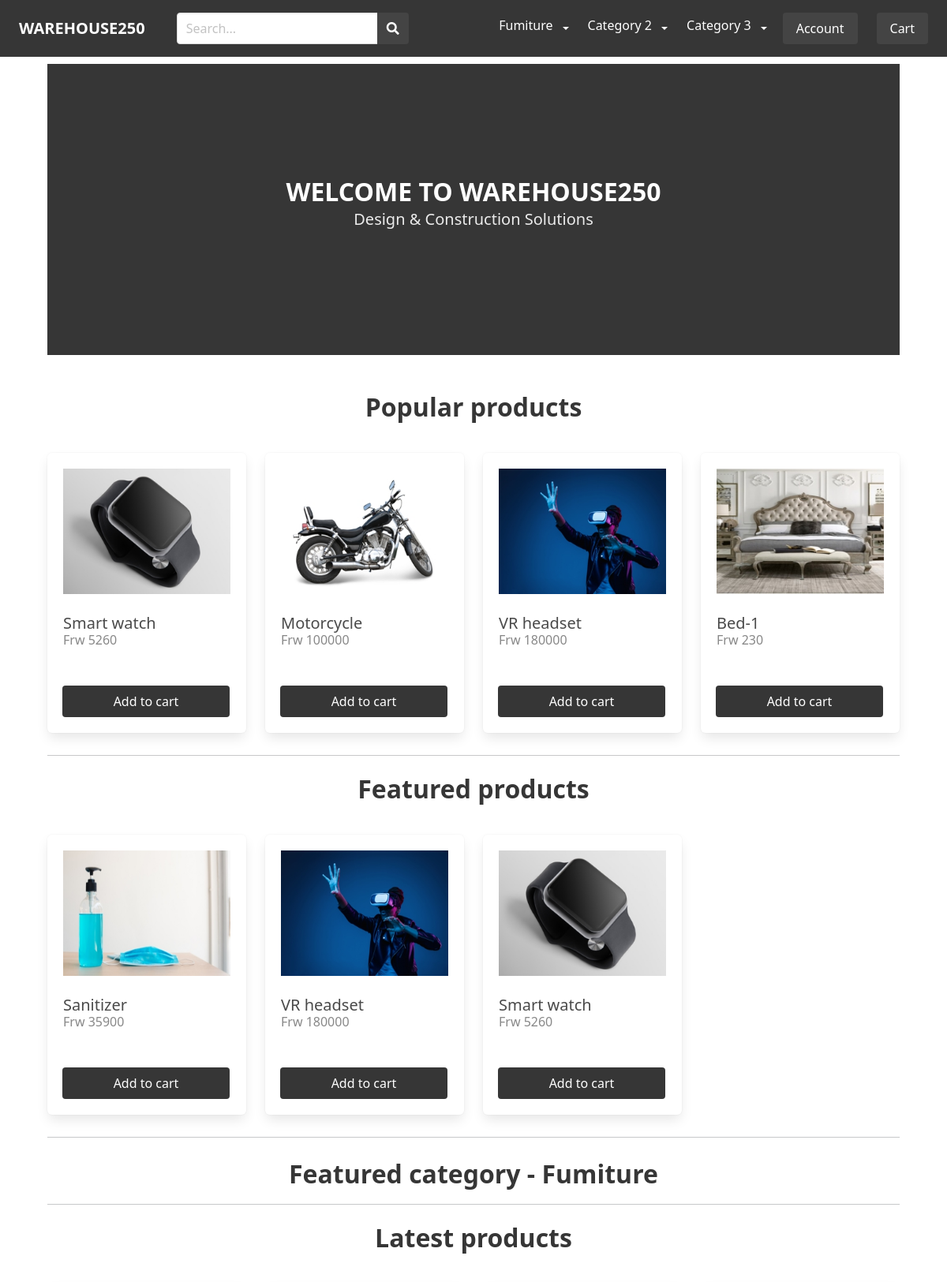
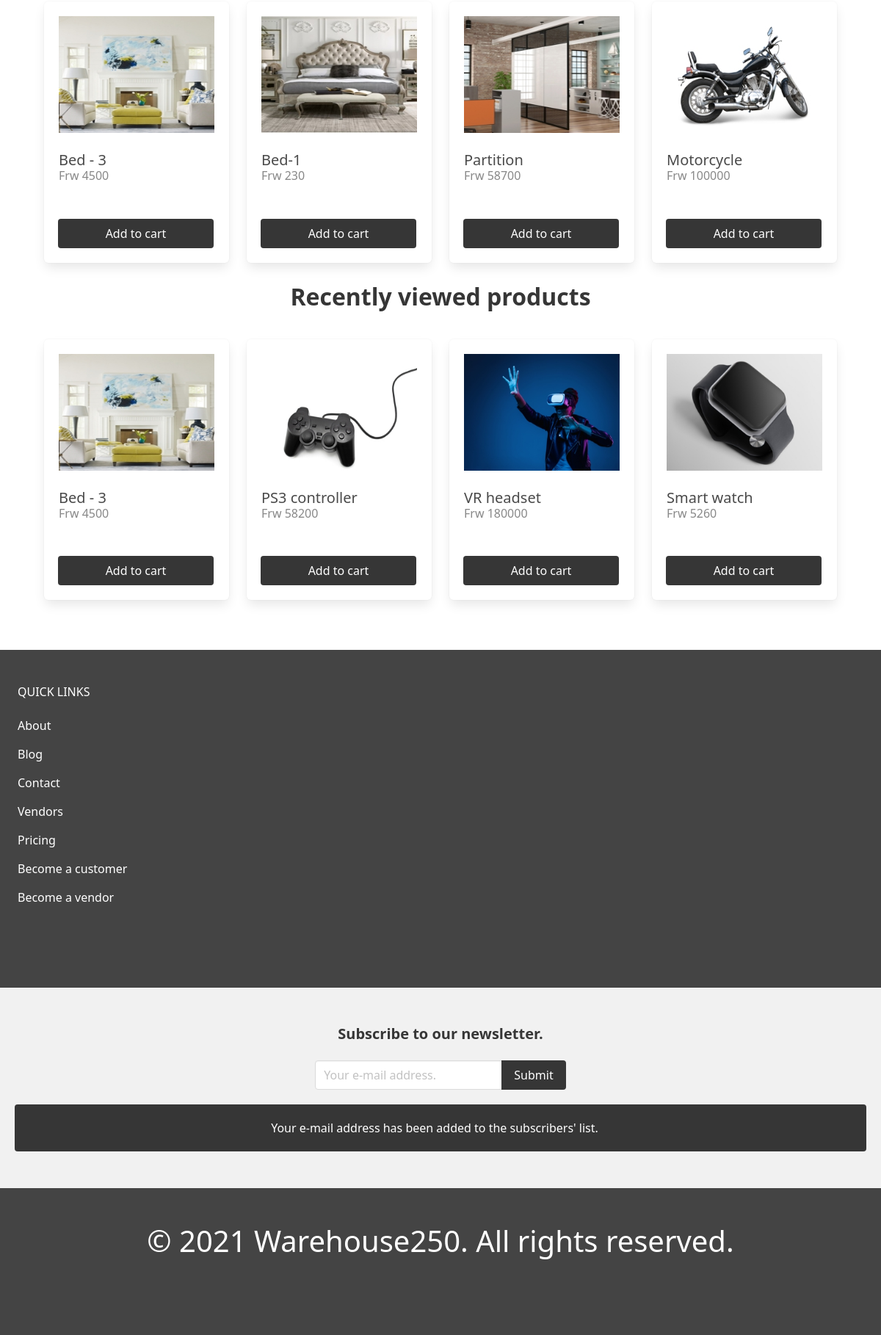
The page / on the database its author committed (2 pictures, top to bottom).
### apps/product/models.py (models this page shows, shortened)
class Category(models.Model):
    title = models.CharField(max_length=255)
    slug = models.SlugField(max_length=255)
    ordering = models.IntegerField(default=0)
    is_featured = models.BooleanField(default=False)
    class Meta:
        ordering = ['ordering']
        verbose_name_plural = 'Categories'

class Product(models.Model):
    category = models.ForeignKey(
        SubSubCategory, related_name='products', on_delete=models.CASCADE)
    parent = models.ForeignKey(
        'self', related_name='variants', on_delete=models.CASCADE, blank=True, null=True)
    vendor = models.ForeignKey(
        Vendor, related_name='products', on_delete=models.CASCADE)
    title = models.CharField(max_length=255)
    slug = models.SlugField(max_length=255)
    description = models.TextField(blank=True, null=True)
    price = models.DecimalField(max_digits=6, decimal_places=0)
    date_added = models.DateTimeField(auto_now_add=True)
    image = models.ImageField(upload_to='uploads/', blank=True, null=True)
    thumbnail = models.ImageField(upload_to='uploads/', blank=True, null=True)
    is_featured = models.BooleanField(default=False)
    num_available = models.IntegerField(default=1)
    num_visits = models.IntegerField(default=0)
    last_visit = models.DateTimeField(blank=True, null=True)
    pickup_available = models.BooleanField(default=False)
    visible = models.BooleanField(default=False)
    class Meta:
        ordering = ['-date_added']
    def get_thumbnail(self):
        if self.thumbnail:
            return self.thumbnail.url

### apps/core/views.py (the view)
# urls.py: path('', views.frontpage, name='frontpage'),
def frontpage(request):
    newest_products = Product.objects.filter(
        parent=None)[0:4]
    featured_products = Product.objects.filter(is_featured=True)[0:4]
    featured_categories = Category.objects.filter(is_featured=True)
    popular_products = Product.objects.all().order_by('-num_visits')[0:4]
    recently_viewed_products = Product.objects.all().order_by(
        '-last_visit')[0:4]
    return render(request, 'core/frontpage.html', {'newest_products': newest_products, 'featured_products': featured_products, 'featured_categories': featured_categories, 'popular_products': popular_products, 'recently_viewed_products': recently_viewed_products})

### apps/cart/cart.py (called while the page is built)
    def __len__(self):
        sum_quantity = 0
        for item in self.cart.values():
            if 'quantity' in item:
                sum_quantity += item['quantity']
        return sum_quantity

### apps/cart/context_processors.py (called while the page is built)
def cart(request):
    return {'cart': Cart(request)}

### apps/product/context_processors.py (called while the page is built)
def menu_categories(request):
    categories = Category.objects.all()
    for category in categories:
        subcategories = SubCategory.objects.filter(category=category)
        for subcategory in subcategories:
            subsubcategories = SubSubCategory.objects.filter(sub_category = subcategory)
            if len(subsubcategories) > 0:
                subcategory.children = subsubcategories
                subcategory.has_children = True
            else:
                subcategory.has_children = False
        if len(subcategories) > 0:
            category.children = subcategories
            category.has_children = True
        else:
            category.has_children = False
    return {'menu_categories': categories}

### apps/core/templates/core/frontpage.html (shortened to what this page needs)
{% extends 'core/base.html' %}
{% block content %}
    <section class="hero is-medium is-dark">
        <div class="hero-body">
                <div class="container has-text-centered">
                    <p class="title">
                        WELCOME TO WAREHOUSE250
                    </p>
                     <p class="subtitle">
                        Design & Construction Solutions
                    </p>
            </div>
        </div>
    </section>
    <div class="columns is-multiline mb-2">
        <div class="column is-12 mt-5 mb-2">
            <h2 class="title has-text-centered">Popular products</h2>
        </div>
        {% for product in popular_products %}
            {% include 'product/parts/list_item.html' %}
        {% endfor %}
    </div>
    <hr>
    <div class="columns is-multiline mb-2">
        <div class="column is-12 mt-2 mb-2">
            <h2 class="title has-text-centered">Featured products</h2>
        </div>
        {% for product in featured_products %}
            {% include 'product/parts/list_item.html' %}
        {% endfor %}
    </div>
    <hr>
    <div class="featured-categories">
        {% for category in featured_categories %}
            <div class="column is-12 mt-2 mb-2">
                <h2 class="title has-text-centered">Featured category - {{ category.title }}</h2>
            </div>
        {% endfor %}
    </div>
     <hr>
    <div class="columns is-multiline mb-2">
        <div class="column is-12 mt-2 mb-2">
            <h2 class="title has-text-centered">Latest products</h2>
        </div>
        {% for product in newest_products %}
            {% include 'product/parts/list_item.html' %}
        {% endfor %}
    </div>
     <div class="columns is-multiline mb-2">
        <div class="column is-12 mt-2 mb-2">
            <h2 class="title has-text-centered">Recently viewed products</h2>
        </div>
        {% for product in recently_viewed_products %}
            {% include 'product/parts/list_item.html' %}
        {% endfor %}
    </div>
{% endblock %}

### apps/core/templates/core/base.html (shortened to what this page needs)
{% load static %}
<!DOCTYPE html>
<html>
    <head>
        <link rel="stylesheet" href="https://cdn.jsdelivr.net/npm/bulma@0.9.1/css/bulma.min.css">
        <link rel="stylesheet" href="https://cdnjs.cloudflare.com/ajax/libs/font-awesome/5.15.3/css/all.min.css">
        <link rel="stylesheet" href="{% static 'styles/main.css' %}">
        <link href="https://cdn.jsdelivr.net/npm/bootstrap@5.0.0-beta2/dist/css/bootstrap.min.css" rel="stylesheet">
    </head>
    <body>
        <nav class="navbar navbar-expand-lg is-dark is-fixed-top">
            <div class="container-fluid">
               <div class="navbar-brand">
                <a href="/" class="navbar-item"><strong>WAREHOUSE250</strong></a>
            </div>
             <div class="collapse navbar-collapse" id="main_nav">
                <div class="navbar-start">
                    <div class="navbar-item">
                        <form method="get" action="{% url 'search' %}">
                            <div class="field has-addons">
                                <div class="control">
                                    <input type="text" class="input" placeholder="Search..." name="query">
                                </div>
                                <div class="control">
                                    <button class="button is-dark">
                                        <span class="icon"><i class="fas fa-search"></i></span>
                                    </button>
                                </div>
                            </div>
                        </form>
                    </div>
                </div>
               <ul class="navbar-nav">
                {% for category in menu_categories %}
                    {% if category.has_children %}
                        <li class="nav-item dropdown">
                            <a class="dropdown-item main-item" href="{% url 'category' category.slug %}" >
                                {{ category.title }}
                            </a>
                            <a class="nav-link dropdown-toggle" href="#" data-bs-toggle="dropdown"> </a>
                        </li>
                    {% else %}
                        <li class="nav-item"><a class="nav-link" href="{% url 'category' category.slug %}"> {{ category.title }} </a></li>
                    {% endif %}
                {% endfor %}
               </ul>
               <div class="navbar-item">
                {% if request.user.is_authenticated%}
                    {% if request.session.customer %}
                        <a href="{% url 'myaccount' %}" class="button is-dark">{{ request.session.username }}</a>
                    {% else %}
                        <a href="{% url 'vendor_admin' %}" class="button is-dark">{{ request.session.username }}</a>
                    {% endif %}
            </div>
            <div class="navbar-item">
                <a href="{% url 'logout' %}" class="button is-danger ">Log out</a>
                {% else %}
                <a href="{% url 'login' %}" class="button is-dark">Account</a>
                {% endif %}
            </div>
            <div class="navbar-item">
                <a href="{% url 'cart' %}" class="button is-dark">Cart{% if cart %} ({{ cart|length }}){% endif %}</a>
            </div>
             </div>
            </div>
           </nav>
        <section class="section">
            <div class="container">
            {% block content %}
            {% endblock  %}
            </div>
        </section>
        <footer class="footer">
            <h3 class="is-size-6 mb-4">QUICK LINKS</h3>
            <a href="{% url 'about' %}">About</a><br>
            <a href="{% url 'index' %}">Blog</a><br>
            <a href="{% url 'contact' %}">Contact</a><br>
            <a href="{% url 'vendors' %}">Vendors</a><br>
            <a href="{% url 'pricing' %}">Pricing</a><br>
            <a href="{% url 'become_customer' %}">Become a customer</a><br>
            {% if request.user.is_authenticated and request.user.vendor.company_name%}
            <a href="{% url 'vendor_admin' %}">Vendor admin</a><br>
            {% else %}
            <a href="{% url 'become_vendor' %}">Become a vendor</a>
            {% endif %}
        </footer>
        {% include 'parts/newsletter.html' %}
        <footer class="footer">
            <h1 class="has-text-centered"> © 2021 Warehouse250. All rights reserved.</h1>
        </footer>
    </body>
</html>

### apps/product/templates/product/parts/list_item.html (shortened to what this page needs)
<div class="column is-3 product-list-item">
    <div class="box">
        <figure class="image is-4by3 mb-4">
            <a href="{% url 'product' product.category.sub_category.category.slug product.category.sub_category.slug product.category.slug product.slug %}">
                <img src="{{ product.get_thumbnail }}">
            </a>
        </figure>
        <h2 class="subtitle">{{ product.title }}</h2>
        <h3 class="price is-size-6 mb-5">Frw {{ product.price }}</h3>
        <form method="post" action=".">
            <div class="field has-addons">
                    <button class="button is-dark is-fullwidth">Add to cart</button>
            </div>
        </form>
    </div>
</div>

### static/styles/main.css (style rules this page uses)
html { height: 100%; }
body { min-height: 100%; display: flex; flex-direction: column; }
.navbar .is-dark { background: #444; }
.footer { background: #444; margin-top:auto; }
.footer h3 { color: rgb(255, 255, 255); }
.footer h1 { color: rgb(255, 255, 255); }
.footer a { margin-bottom: 15px; display: inline-block; color: rgb(255, 255, 255); }
.product-list-item .box .subtitle { margin-bottom: 0; }
.product-list-item .box .price { color: #888; }

### apps/core/templates/core/base.html (style rules this page uses)
@media all and (min-width: 992px) { a { text-decoration: none; } }
@media all and (min-width: 992px) { nav.navbar.navbar-expand-lg.is-dark.is-fixed-top a { color: white; } }
@media all and (min-width: 992px) { nav.navbar.navbar-expand-lg.is-dark.is-fixed-top a.dropdown-item { color: black; } }
@media all and (min-width: 992px) { .dropdown-item.main-item { color: white !important; font-size: 16px !important; padding-right: 0px !important; } }
@media all and (min-width: 992px) { a.dropdown-item { background-color: transparent !important; } }

### rows shown on the page
Category: title "Fumiture"
Category: title "Category 2"
Category: title "Category 3"
Product: get_thumbnail (picture), title "Smart watch", price "5260"
Product: get_thumbnail (picture), title "Motorcycle", price "100000"
Product: get_thumbnail (picture), title "VR headset", price "180000"
Product: get_thumbnail (picture), title "Bed-1", price "230"
Product: get_thumbnail (picture), title "Sanitizer", price "35900"
Product: get_thumbnail (picture), title "Bed - 3", price "4500"
Product: get_thumbnail (picture), title "Partition", price "58700"
Product: get_thumbnail (picture), title "PS3 controller", price "58200"
